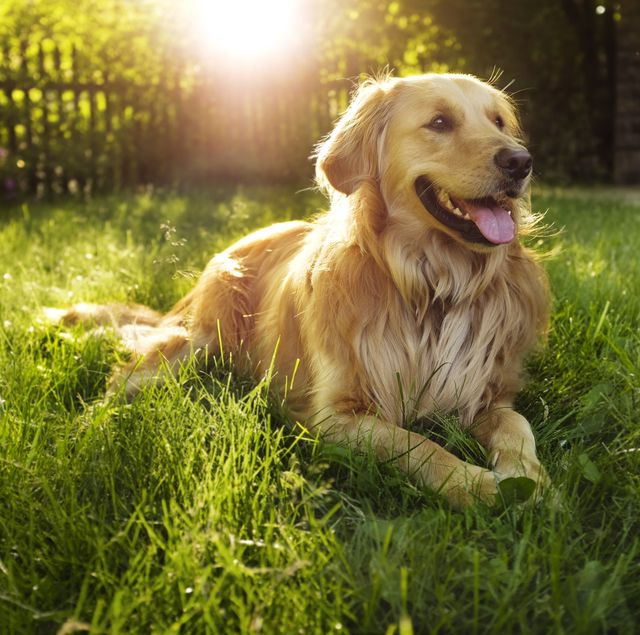
#> input picture pictures/dog.jpg, 640 x 635 px
$ python masking.py
#> lines starting #> are read from the running program, lines starting #| are printed output that depends on the picture; after the words box and inside, x2 and y2 are one past the last pixel; in counts of white or black regions, pixels touching at a corner belong together
import cv2 as cv
import numpy as np
import matplotlib.pyplot as plt

def show(title,image,cmap = None):
    plt.figure()
    if cmap:
        plt.imshow(image,cmap = cmap)
    else:
        plt.imshow(image)
    plt.title(title)
    plt.axis("off")
    plt.show()

img = cv.imread("pictures/dog.jpg")
#> img is the input picture: shape (635, 640, 3); mean B, G, R 56.4, 114.9, 122.6
img_rgb = cv.cvtColor(img,cv.COLOR_BGR2RGB)

mask = np.zeros(img.shape[:2],dtype="uint8")

center = (img.shape[1]//3+150 , img.shape[0]//3 )
#> center = (363, 211)
radius = 200
cv.circle(mask,center,radius,255,-1)
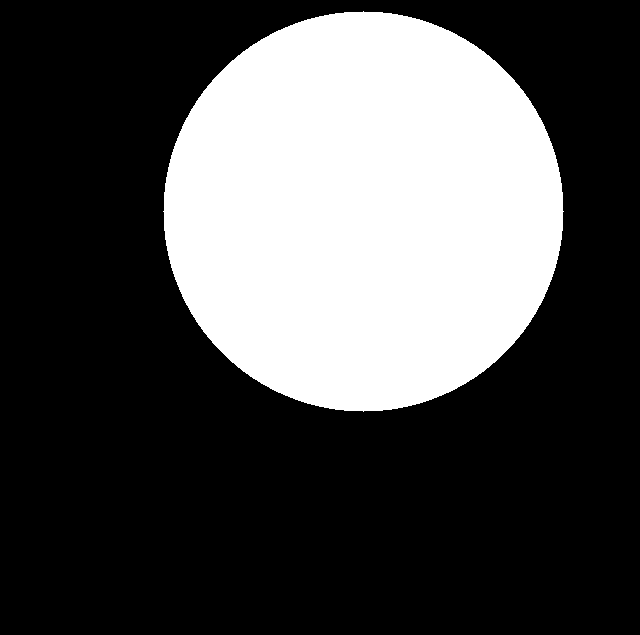
#> mask: shape (635, 640); 30.9% white; 1 white region, box (x1, y1, x2, y2) and area: (163, 11, 564, 412) 125629

masked = cv.bitwise_and(img_rgb,img_rgb,mask = mask)
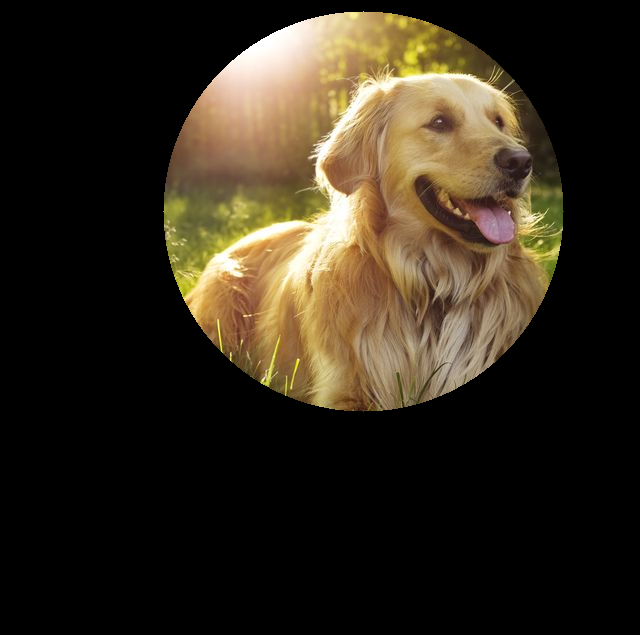
#> masked: shape (635, 640, 3); mean R, G, B 50.2, 41.6, 27.8

show("Original Image",img_rgb)
show("mask",mask,cmap="gray")
show("Masked image",masked)

$ run again, with pictures/c1.jpg copied over pictures/dog.jpg
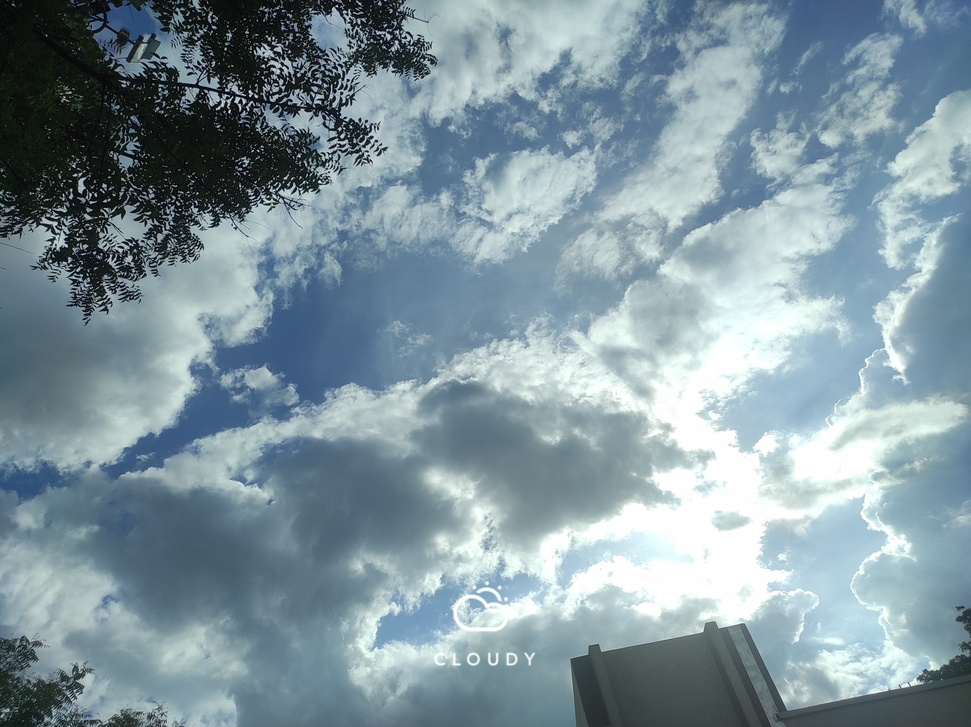
#> input picture pictures/c1.jpg, 971 x 727 px, shrunk from 4160 x 3112 before the run
#> img is the input picture: shape (727, 971, 3); mean B, G, R 159, 149.8, 129.6
#> `cv.circle(mask,center,radius,255,-1)`:
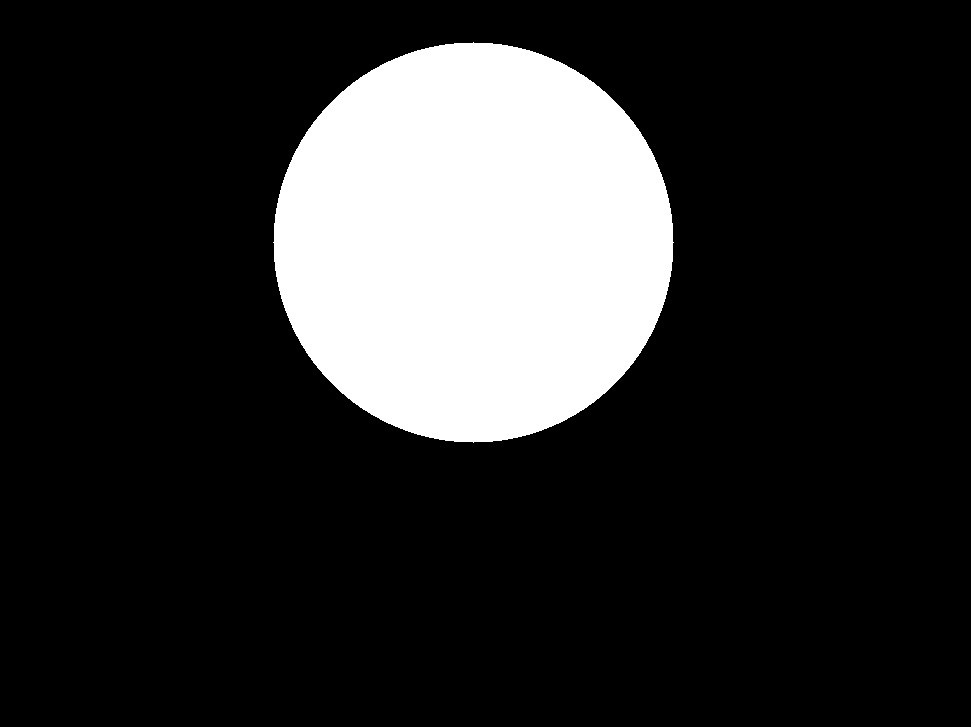
#> mask: shape (727, 971); 17.8% white; 1 white region, box (x1, y1, x2, y2) and area: (273, 42, 674, 443) 125629
#> `masked = cv.bitwise_and(img_rgb,img_rgb,mask = mask)`:
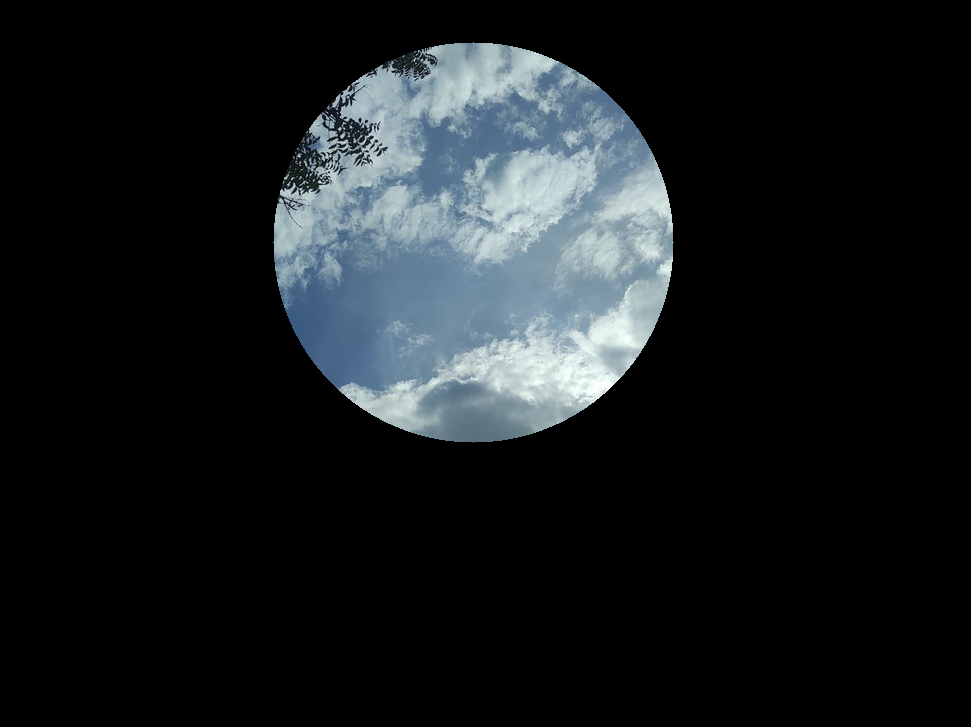
#> masked: shape (727, 971, 3); mean R, G, B 24, 28.1, 30.4

$ run again, with pictures/cc.jpg copied over pictures/dog.jpg
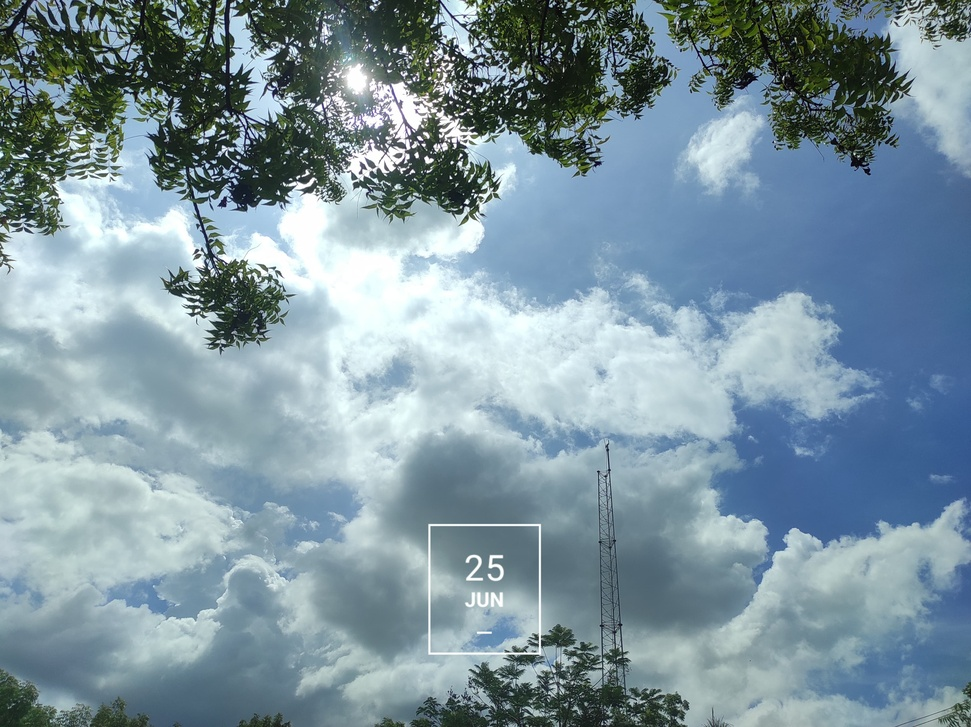
#> input picture pictures/cc.jpg, 971 x 727 px, shrunk from 4160 x 3112 before the run
#> img is the input picture: shape (727, 971, 3); mean B, G, R 159.7, 148.4, 125.9
#> `cv.circle(mask,center,radius,255,-1)`:
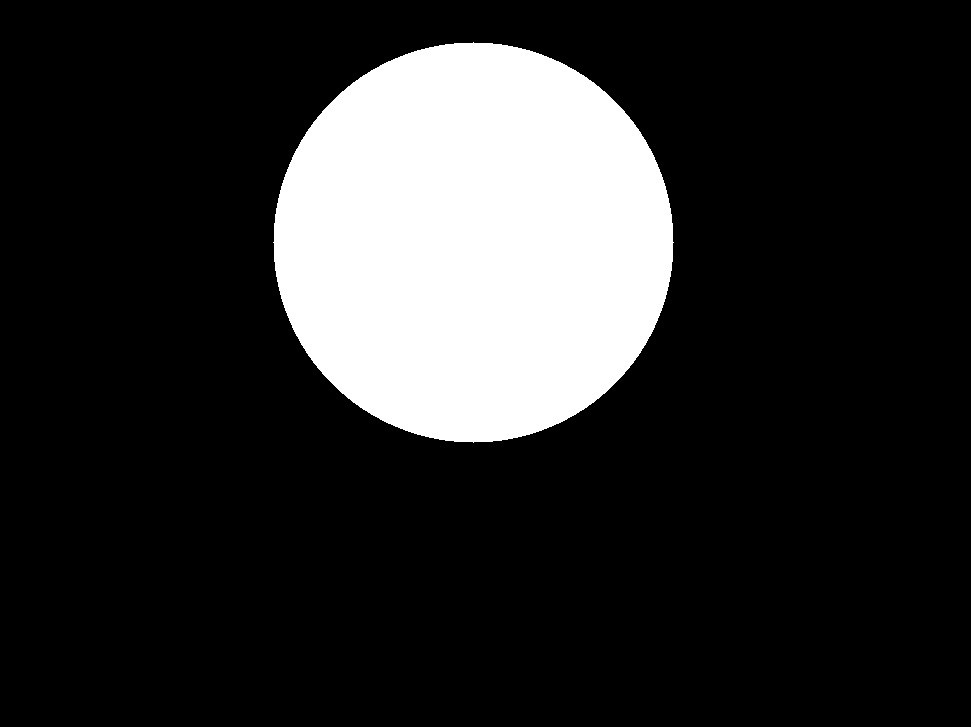
#> mask: shape (727, 971); 17.8% white; 1 white region, box (x1, y1, x2, y2) and area: (273, 42, 674, 443) 125629
#> `masked = cv.bitwise_and(img_rgb,img_rgb,mask = mask)`:
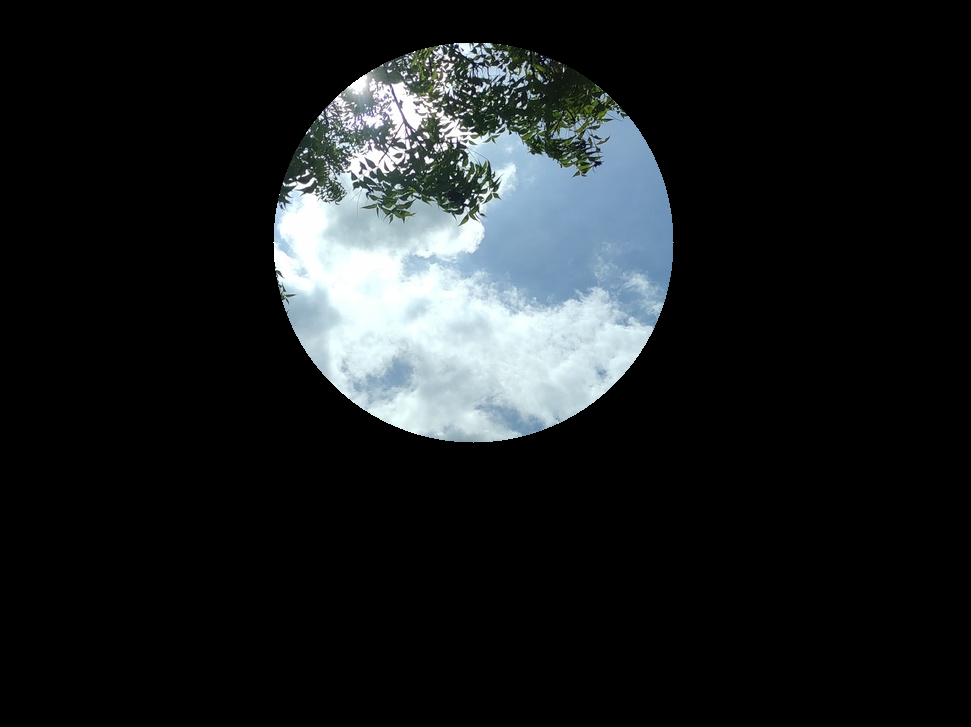
#> masked: shape (727, 971, 3); mean R, G, B 28.2, 31.8, 33.3

$ run again, with pictures/cloud.jpg copied over pictures/dog.jpg
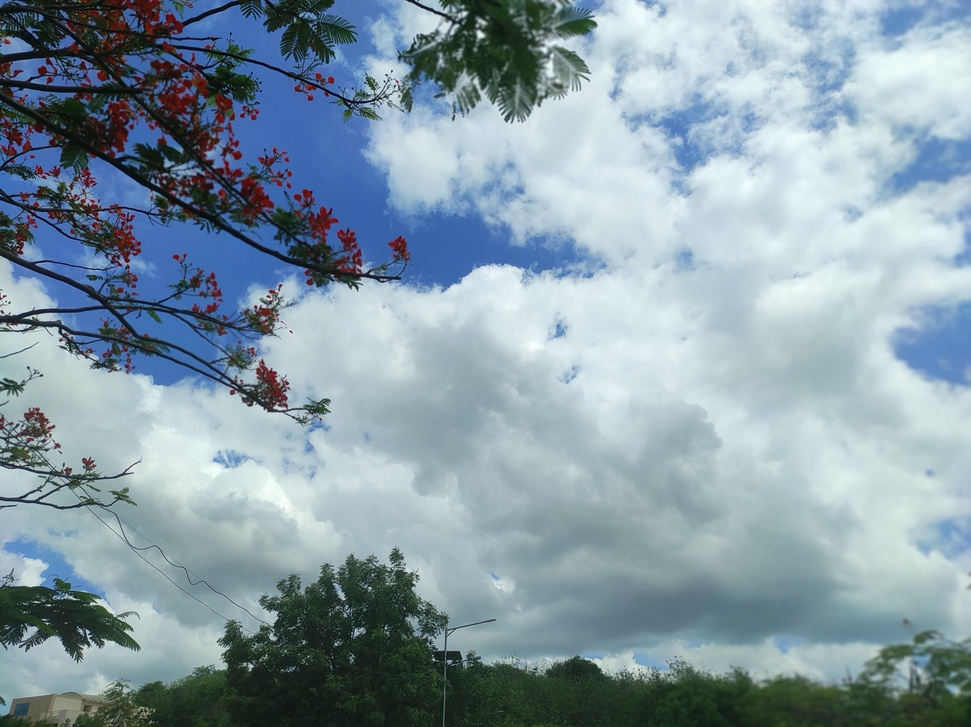
#> input picture pictures/cloud.jpg, 971 x 727 px, shrunk from 4160 x 3112 before the run
#> img is the input picture: shape (727, 971, 3); mean B, G, R 165.5, 154.5, 134.1
#> `cv.circle(mask,center,radius,255,-1)`:
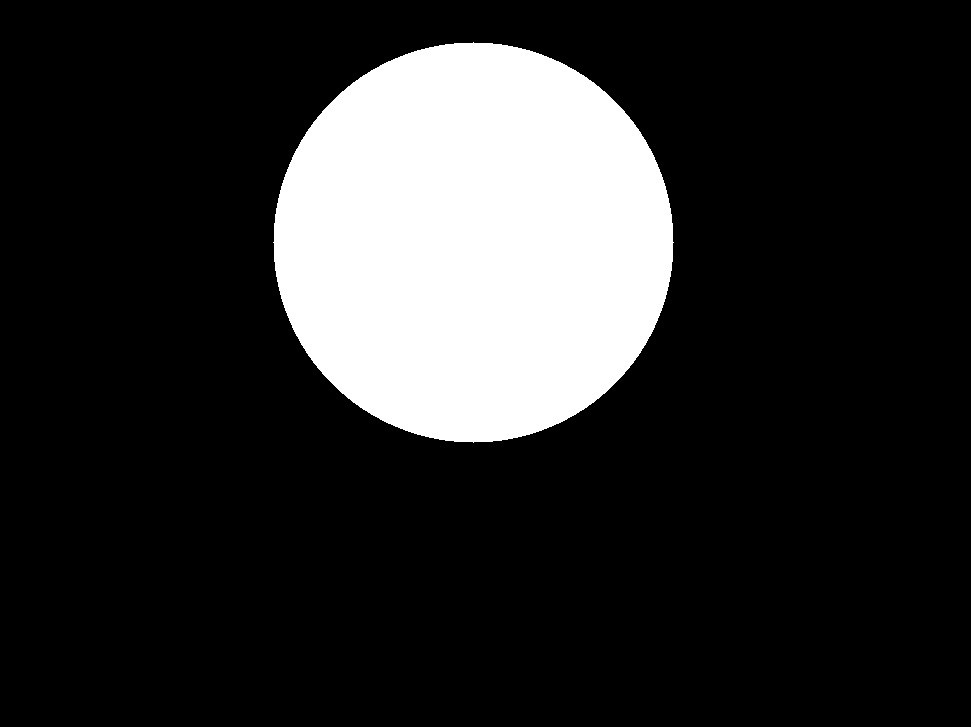
#> mask: shape (727, 971); 17.8% white; 1 white region, box (x1, y1, x2, y2) and area: (273, 42, 674, 443) 125629
#> `masked = cv.bitwise_and(img_rgb,img_rgb,mask = mask)`:
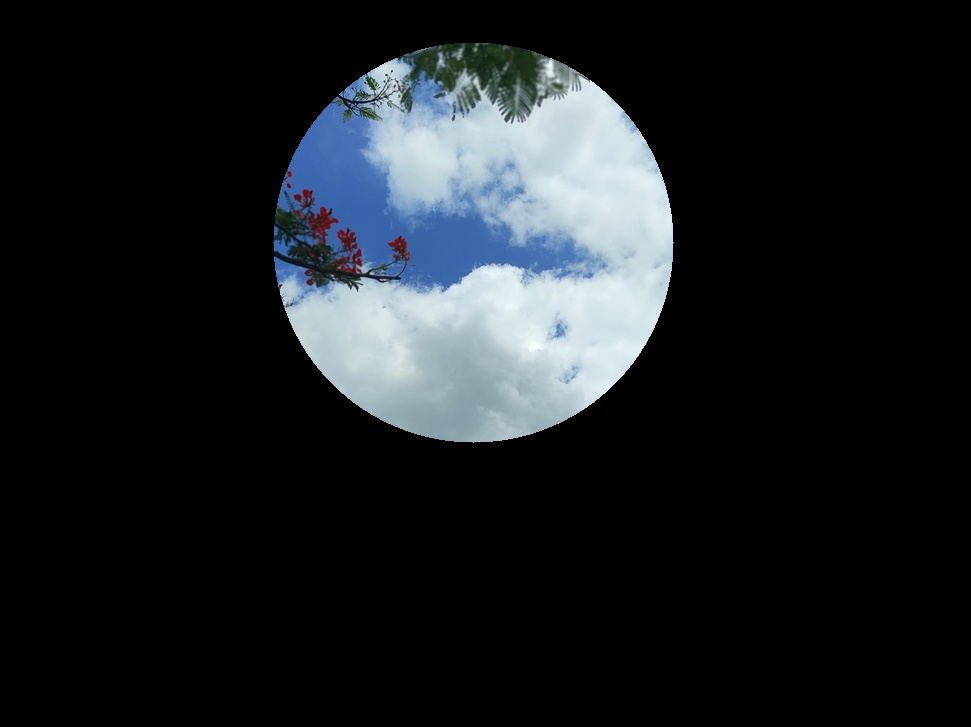
#> masked: shape (727, 971, 3); mean R, G, B 26.9, 30.8, 34
